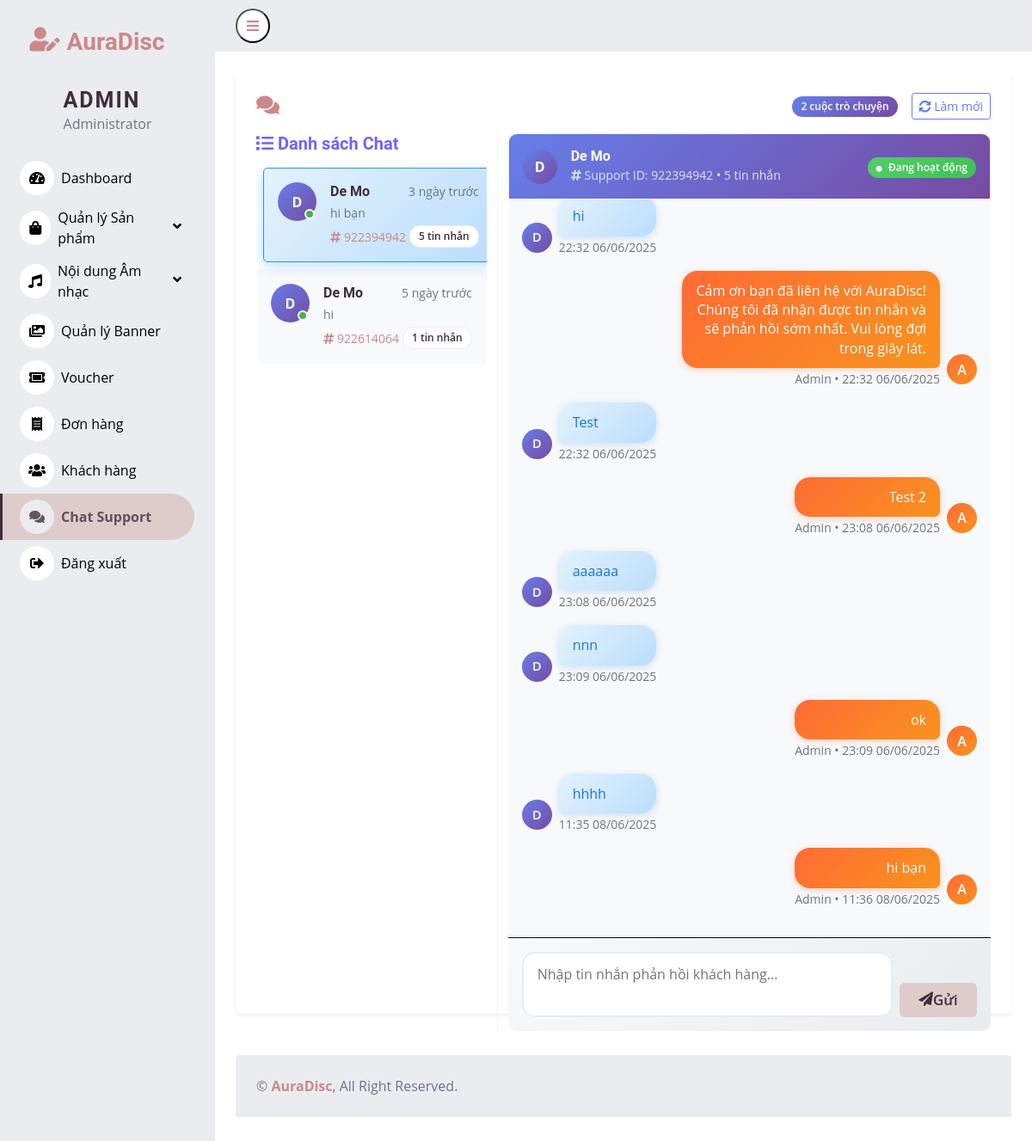
The app's page /admin/pages/customer_support/message/message.php with its own data.
### tables this page shows
CREATE TABLE `users` (
  `user_id` int(11) NOT NULL,
  `role_id` int(11) NOT NULL,
  `username` varchar(50) NOT NULL,
  `password` varchar(255) NOT NULL,
  `email` varchar(100) NOT NULL,
  `full_name` varchar(100) NOT NULL,
  `gender` enum('Nam','Nữ','Khác') NOT NULL,
  `phone` varchar(20) NOT NULL,
  `created_at` timestamp NOT NULL DEFAULT current_timestamp() ON UPDATE current_timestamp(),
  `balance` decimal(15,2) NOT NULL DEFAULT 0.00 COMMENT 'Số dư tài khoản của user',
  `address` text DEFAULT NULL COMMENT 'Địa chỉ chi tiết của user'
);

CREATE TABLE `support_replies` (
  `reply_id` int(11) NOT NULL,
  `support_id` int(11) NOT NULL,
  `admin_id` int(11) DEFAULT NULL,
  `user_id` int(11) DEFAULT NULL,
  `reply_message` longtext NOT NULL,
  `is_customer_reply` tinyint(1) NOT NULL DEFAULT 0,
  `created_at` timestamp NOT NULL DEFAULT current_timestamp()
);

### admin/pages/customer_support/message/message.php (the view, shortened to what this page needs)
<?php
require_once __DIR__.'/../../../../config/database.php';
function getChatSessions($conn) {
    $sql = "SELECT
                sr.support_id,
                u.full_name as customer_name,
                u.user_id,
                COUNT(sr.reply_id) as message_count,
                MAX(sr.created_at) as last_message_time,
                (SELECT reply_message FROM support_replies sr2
                 WHERE sr2.support_id = sr.support_id
                 ORDER BY created_at DESC LIMIT 1) as last_message,
                SUM(CASE WHEN sr.is_customer_reply = 1 AND sr.created_at > COALESCE(
                    (SELECT MAX(created_at) FROM support_replies sr3
                     WHERE sr3.support_id = sr.support_id AND sr3.is_customer_reply = 0), '2000-01-01'
                ) THEN 1 ELSE 0 END) as unread_count
            FROM support_replies sr
            LEFT JOIN users u ON sr.user_id = u.user_id
            WHERE sr.user_id IS NOT NULL
            GROUP BY sr.support_id, u.full_name, u.user_id
            ORDER BY last_message_time DESC";
    $result = $conn->query($sql);
    return $result ? $result->fetch_all(MYSQLI_ASSOC) : [];
}
function getChatMessages($conn, $support_id) {
    $sql = "SELECT
                sr.reply_id,
                sr.reply_message,
                sr.is_customer_reply,
                sr.created_at,
                u.full_name as customer_name
            FROM support_replies sr
            LEFT JOIN users u ON sr.user_id = u.user_id
            WHERE sr.support_id = ?
            ORDER BY sr.created_at ASC";
    $stmt = $conn->prepare($sql);
    $stmt->bind_param("i", $support_id);
    $stmt->execute();
    $result = $stmt->get_result();
    return $result ? $result->fetch_all(MYSQLI_ASSOC) : [];
}
$sessions = getChatSessions($conn);
$selected_id = isset($_GET['id']) ? intval($_GET['id']) : ($sessions[0]['support_id'] ?? 0);
$current_messages = $selected_id ? getChatMessages($conn, $selected_id) : [];
$current_session = null;
foreach ($sessions as $session) {
    if ($session['support_id'] == $selected_id) {
        $current_session = $session;
        break;
    }
}
function timeAgo($datetime) {
    $time = strtotime($datetime);
    $diff = time() - $time;
    return floor($diff/86400) . ' ngày trước';
}
?>
<!DOCTYPE html>
<html lang="vi">
<head>
    <link href="/WEB_MXH/admin/pages/dashboard/css/bootstrap.min.css" rel="stylesheet">
    <link href="https://cdnjs.cloudflare.com/ajax/libs/font-awesome/5.10.0/css/all.min.css" rel="stylesheet">
    <link href="/WEB_MXH/admin/pages/dashboard/css/style.css" rel="stylesheet">
    <link rel="stylesheet" href="message.css">
</head>
<body>
<div class="container-fluid position-relative d-flex p-0">
    <?php include __DIR__.'/../../dashboard/sidebar.php'; ?>
    <div class="content">
        <?php include __DIR__.'/../../dashboard/navbar.php'; ?>
        <div class="container-fluid pt-4 px-4">
            <div class="bg-white rounded p-4 mb-4 shadow-sm">
                <div class="d-flex justify-content-between align-items-center mb-3">
                    <h4 class="mb-0"><i class="fas fa-comments text-primary"></i> Quản lý Chat Support</h4>
                    <div class="d-flex align-items-center gap-3">
                        <span class="badge bg-primary"><?= count($sessions) ?> cuộc trò chuyện</span>
                        <button class="btn btn-outline-primary btn-sm" onclick="refreshPage()">
                            <i class="fas fa-sync-alt"></i> Làm mới
                        </button>
                    </div>
                </div>
                <div class="row" style="height: 70vh;">
                    <div class="col-md-4 border-end">
                        <div class="d-flex justify-content-between align-items-center mb-3">
                            <h5 class="mb-0" style="color:#6c63ff; font-weight:700;">
                                <i class="fas fa-list"></i> Danh sách Chat
                            </h5>
                        </div>
                        <div style="height: 100%; overflow-y: auto;">
                            <?php if (empty($sessions)): ?>
                                <div class="text-center text-muted py-5">
                                    <i class="fas fa-comments fa-3x mb-3"></i>
                                    <p>Chưa có cuộc trò chuyện nào</p>
                                </div>
                            <?php else: ?>
                                <?php foreach($sessions as $session): ?>
                                <div class="session-item p-3 mb-2 rounded <?= $session['support_id'] == $selected_id ? 'active' : '' ?>"
                                     onclick="selectSession(<?= $session['support_id'] ?>)" style="cursor: pointer;">
                                    <div class="d-flex align-items-start">
                                        <div class="session-avatar me-3">
                                            <div class="rounded-circle d-flex align-items-center justify-content-center"
                                                 style="width:45px;height:45px;background:linear-gradient(135deg, #667eea 0%, #764ba2 100%);color:white;font-weight:700;">
                                                <?= strtoupper(substr($session['customer_name'] ?? 'U', 0, 1)) ?>
                                            </div>
                                        </div>
                                        <div class="flex-grow-1 min-width-0">
                                            <div class="d-flex justify-content-between align-items-center mb-1">
                                                <h6 class="mb-0 text-truncate" style="font-weight: 600;">
                                                    <?= htmlspecialchars($session['customer_name'] ?? 'Khách hàng') ?>
                                                </h6>
                                                <small class="text-muted"><?= timeAgo($session['last_message_time']) ?></small>
                                            </div>
                                            <p class="mb-1 text-muted small text-truncate">
                                                <?= htmlspecialchars(substr($session['last_message'], 0, 50)) ?><?= strlen($session['last_message']) > 50 ? '...' : '' ?>
                                            </p>
                                            <div class="d-flex justify-content-between align-items-center">
                                                <small class="text-primary">
                                                    <i class="fas fa-hashtag"></i> <?= $session['support_id'] ?>
                                                </small>
                                                <div class="d-flex align-items-center gap-2">
                                                    <span class="badge bg-light text-dark"><?= $session['message_count'] ?> tin nhắn</span>
                                                </div>
                                            </div>
                                        </div>
                                    </div>
                                </div>
                                <?php endforeach; ?>
                            <?php endif; ?>
                        </div>
                    </div>
                    <div class="col-md-8 d-flex flex-column">
                        <?php if ($current_session): ?>
                            <div class="chat-header p-3 border-bottom bg-light">
                                <div class="d-flex align-items-center">
                                    <div class="rounded-circle me-3 d-flex align-items-center justify-content-center"
                                         style="width:40px;height:40px;background:linear-gradient(135deg, #667eea 0%, #764ba2 100%);color:white;font-weight:700;">
                                        <?= strtoupper(substr($current_session['customer_name'] ?? 'U', 0, 1)) ?>
                                    </div>
                                    <div class="flex-grow-1">
                                        <h6 class="mb-0" style="font-weight: 600;">
                                            <?= htmlspecialchars($current_session['customer_name'] ?? 'Khách hàng') ?>
                                        </h6>
                                        <small class="text-muted">
                                            <i class="fas fa-hashtag"></i> Support ID: <?= $current_session['support_id'] ?>
                                            • <?= $current_session['message_count'] ?> tin nhắn
                                        </small>
                                    </div>
                                    <div class="text-end">
                                        <span class="badge bg-success">
                                            <i class="fas fa-circle me-1" style="font-size: 0.6em;"></i>
                                            Đang hoạt động
                                        </span>
                                    </div>
                                </div>
                            </div>
                            <div class="chat-messages flex-grow-1 p-3" id="chat-box" style="background:#f8f9fa; overflow-y: auto;">
                                <?php foreach($current_messages as $msg): ?>
                                    <div class="message-item mb-3 d-flex <?= $msg['is_customer_reply'] ? '' : 'justify-content-end' ?>">
                                        <?php if ($msg['is_customer_reply']): ?>
                                            <div class="message-avatar me-2">
                                                <div class="rounded-circle d-flex align-items-center justify-content-center"
                                                     style="width:35px;height:35px;background:linear-gradient(135deg, #667eea 0%, #764ba2 100%);color:white;font-weight:600;font-size:0.9em;">
                                                    <?= strtoupper(substr($msg['customer_name'] ?? 'U', 0, 1)) ?>
                                                </div>
                                            </div>
                                            <div class="message-content">
                                                <div class="message-bubble customer-message">
                                                    <?= nl2br(htmlspecialchars($msg['reply_message'])) ?>
                                                </div>
                                                <small class="text-muted">
                                                    <?= date('H:i d/m/Y', strtotime($msg['created_at'])) ?>
                                                </small>
                                            </div>
                                        <?php else: ?>
                                            <div class="message-content text-end">
                                                <div class="message-bubble admin-message">
                                                    <?= nl2br(htmlspecialchars($msg['reply_message'])) ?>
                                                </div>
                                                <small class="text-muted">
                                                    Admin • <?= date('H:i d/m/Y', strtotime($msg['created_at'])) ?>
                                                </small>
                                            </div>
                                            <div class="message-avatar ms-2">
                                                <div class="rounded-circle d-flex align-items-center justify-content-center"
                                                     style="width:35px;height:35px;background:linear-gradient(135deg, #ff6b35 0%, #f7931e 100%);color:white;font-weight:600;">
                                                    A
                                                </div>
                                            </div>
                                        <?php endif; ?>
                                    </div>
                                <?php endforeach; ?>
                            </div>
                            <div class="chat-input border-top bg-white p-3">
                                <form method="POST" class="d-flex align-items-end gap-2">
                                    <div class="flex-grow-1">
                                        <textarea name="message" class="form-control" rows="2"
                                                placeholder="Nhập tin nhắn phản hồi khách hàng..."
                                                required style="resize: none;"></textarea>
                                    </div>
                                    <button type="submit" class="btn btn-primary">
                                        <i class="fas fa-paper-plane"></i> Gửi
                                    </button>
                                </form>
                            </div>
                        <?php endif; ?>
                    </div>
                </div>
            </div>
        </div>
        <?php include __DIR__.'/../../dashboard/footer.php'; ?>
    </div>
</div>
</body>
</html>

### records on screen
users: full_name "D", full_name "De Mo", last_message_time "3 ngày trước", last_message "hi bạn", support_id "922394942", message_count "5", last_message_time "5 ngày trước", last_message "hi", support_id "922614064", message_count "1"
support_replies: user.full_name "D", reply_message "hi", created_at "22:32 06/06/2025"
support_replies: reply_message "Cảm ơn bạn đã liên hệ với AuraDisc! Chúng tôi đã nhận được tin nhắn và sẽ phản hồi sớm nhất. Vui lòng đợi trong giây lát.", created_at "22:32 06/06/2025"
support_replies: user.full_name "D", reply_message "Test", created_at "22:32 06/06/2025"
support_replies: reply_message "Test 2", created_at "23:08 06/06/2025"
support_replies: user.full_name "D", reply_message "aaaaaa", created_at "23:08 06/06/2025"
support_replies: user.full_name "D", reply_message "nnn", created_at "23:09 06/06/2025"
support_replies: reply_message "ok", created_at "23:09 06/06/2025"
support_replies: user.full_name "D", reply_message "hhhh", created_at "11:35 08/06/2025"
support_replies: reply_message "hi bạn", created_at "11:36 08/06/2025"

### other values on screen
count($sessions) "2"
$current_session['support_id'] "922394942"
$current_session['message_count'] "5"
